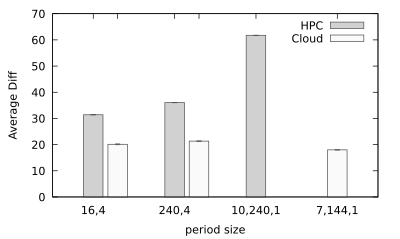

Here is the gnuplot script that generated this plot:
#set term png size 800,400
#set output 'by-periodsize-avgdiff.png'
set datafile separator ";"

set terminal pdf size 4,2.4
set output 'by-periodsize-avgdiff.pdf'

#x axis formatting
set xlabel 'period size'

#y axis formatting
set ylabel 'Average Diff'

# box settings
set boxwidth 0.24
set yrange [0:70]
set xrange [0.5:4.5]

# styles
set style line 1 lc rgb 'gray10' lt 1 lw 1
set style line 2 lc rgb 'gray90' lt 1 lw 1
set style fill solid 0.2 border rgb 'gray30'

#set autoscale

plot \
    "by-periodsize-avgdiff-hpc.csv" using 1:3:4:xtic(2) with boxerrorbars ls 1 title 'HPC', \
    "by-periodsize-avgdiff-uninet.csv" using 1:3:4:xtic(2) with boxerrorbars ls 2 title 'Cloud'
